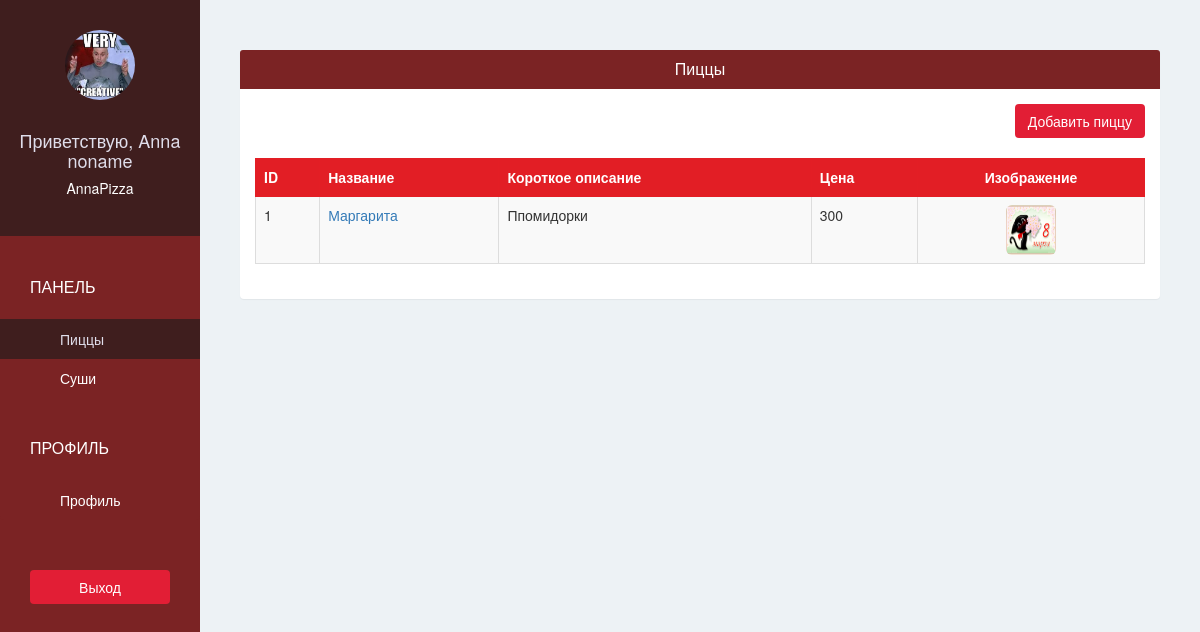
Screenshot of /pizzashop/pizza/ (signed in) with the database file from the repository.
### pizzashopapp/models.py (models this page shows, shortened)
class PizzaShop(models.Model):
    owner = models.OneToOneField(User, on_delete=models.CASCADE, related_name='pizzashop')
    name = models.CharField(max_length=100, verbose_name = 'Название')
    phone = models.CharField(max_length=100, verbose_name = 'Телефон')
    address = models.CharField(max_length=100, verbose_name = 'Адрес')
    logo = models.ImageField(upload_to='pizzashop_logo/', blank = False, verbose_name = 'Логотип')

class Pizza(models.Model):
    pizzashop = models.ForeignKey(PizzaShop)
    name = models.CharField(max_length=30)
    short_description = models.CharField(max_length=100)
    image = models.ImageField(upload_to=get_pizza_upload_path, blank=False)
    price = models.IntegerField(default=0)

### pizzashopapp/views.py (the view)
# urls.py: url(r'^pizzashop/pizza/$', views.pizzashop_pizza, name='pizzashop-pizza'),
@login_required(login_url='/pizzashop/sign-in/')
def pizzashop_pizza(request):
    pizzas = Pizza.objects.filter(pizzashop = request.user.pizzashop).order_by("-id")
    return render(request, 'pizzashop/pizza.html', {
        'pizzas':pizzas,
    })

### pizzashopapp/templates/pizzashop/pizza.html
{% extends 'pizzashop/base.html' %}
{% block page %}
<div class="panel">
  <div class="panel-heading bg-ruby">
    <h4 class="panel-title text-center text-white">
      Пиццы
    </h4>
  </div>
  <div class="panel-body">
    <div class="text-right">
      <a href="{% url 'pizzashop-add-pizza' %}"class="btn btn-red">Добавить пиццу</a>
      <br/>
      <br/>
    </div>
    <table class="table table-bordered table-hover table-striped">
      <thead>
        <tr class="bg-red text-white">
          <th>ID</th>
          <th>Название</th>
          <th>Короткое описание</th>
          <th>Цена</th>
          <th class="text-center">Изображение</th>
        </tr>
      </thead>
      <tbody>
        {% for pizza in pizzas %}
          <tr>
            <td scope="row">{{ pizza.id }}</td>
            <td><a href="{% url 'pizzashop-edit-pizza' pizza.id %}">{{ pizza.name }}</a></td>
            <td>{{ pizza.short_description }}</td>
            <td>{{ pizza.price }}</td>
            <td class="text-center"><img class="img-rounded" src="{{ MEDIA_URL }}{{ pizza.image }}" width = "50" height = "50"></td>
          </tr>
        {% endfor %}
      </tbody>
    </table>
  </div>
</div>
{% endblock %}

### pizzashopapp/templates/pizzashop/base.html (shortened to what this page needs)
{% extends 'base.html' %}
{% block sidebar %}
{% url 'pizzashop-pizza' as pizzashop_pizza_url %}
{% url 'pizzashop-account' as pizzashop_account_url %}
  <div class="text-center">
    <img class="img-circle" src="{{ MEDIA_URL }}{{ request.user.pizzashop.logo }}" width="70" height="70" >
    <br/>
    <br/>
    <h4>Приветствую, {{ request.user.get_full_name }}</h4>
    <h5>{{ request.user.pizzashop.name }}</h5>
  </div>
  <div class="list-group">
    <span class="text-uppercase">Панель</span>
    <a href="{% url 'pizzashop-pizza' %}"
    class="list-group-item {% if request.path ==  pizzashop_pizza_url %} active {% endif %}">Пиццы</a>
    <a href="{% url 'pizzashop-sushi' %}"
    class="list-group-item {% if request.path ==  pizzashop_sushi_url %} active {% endif %}">Суши</a>
    <span class="text-uppercase">Профиль</span>
    <a href="{% url 'pizzashop-account' %}"
    class="list-group-item {% if request.path ==  pizzashop_account_url %} active {% endif %}">Профиль</a>
  </div>
  <div class="text-center">
    <a href="{% url 'pizzashop-sign-out' %}?next={{ request.path }}" class="btn btn-red">Выход</a>
  </div>
{% endblock %}

### pizzashopapp/static/css/style.css (style rules this page uses)
body { padding-top: 50px; background-color: #EDF2F5; overflow: auto; }
.bg-ruby { background-color: #7B2324; }
.bg-red { background-color: #E21E25; }
.text-white { color: white; }
.btn-red { color: white; background-color: #E21E35; }
.sidebar > div:first-child { padding: 30px 10px; font-weight: bold; font-size: 15px; background-color: #3F1E1E; }
.sidebar > div:first-child > h4 { color: #e0deeb; }
.sidebar > div:first-child > h5 { color: #ffffff; }
.sidebar .list-group { padding: 0; background-color: #7B2324; }
.sidebar .list-group > span { color: white; display: block;; margin-top: 20px; padding: 20px 30px; font-size: 16px; font-weight: 300px; }
.sidebar .list-group .list-group-item, .sidebar .list-group .list-group-item:focus { background-color: #7B2324; color: white; border: 0; padding-left: 60px; padding-right: 30px; }
.sidebar .list-group .list-group-item.active, .sidebar .list-group .list-group-item:hover { background-color: #3F1E1E; color: #e0deeb; }
.sidebar > div:last-child { padding: 30px; }
.sidebar > div:last-child .btn { width: 100%; }
.content .panel { border: none; }
.table > thead > tr > th, .table > thead > tr > td { vertical-align: middle; }
.table, .table > thead > tr > th { border-color: #E31E25; }

### rows the page displays
Pizza: id "1", name "Маргарита", short_description "Ппомидорки", price "300", image (picture)

### other values shown
{{ request.user.get_full_name }} "Anna noname"
{{ request.user.pizzashop.name }} "AnnaPizza"
